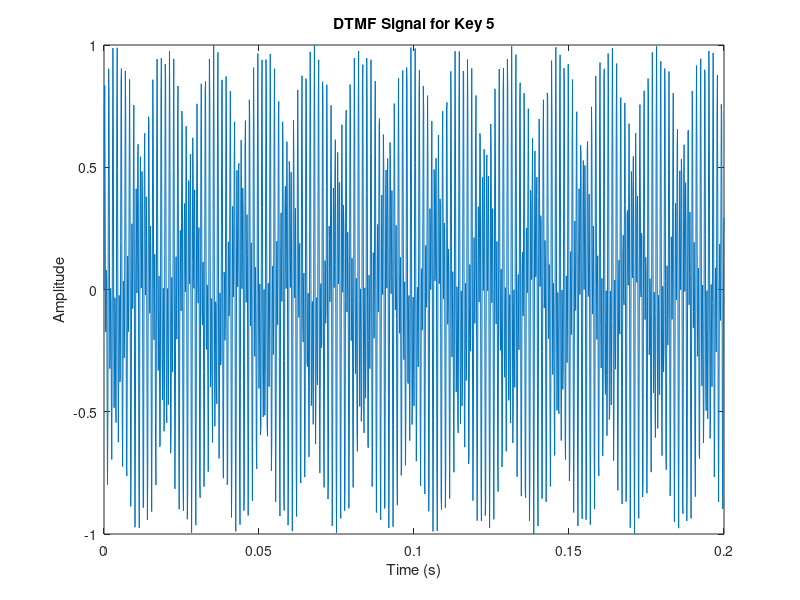

The MATLAB script that drew this image:
clc; 
clear all; 
close all; 

% Sampling frequency
fs = 8000;  % Standard DTMF sampling frequency

% Time vector (200 ms duration)
t = 0:1/fs:0.2;  

% Input for DTMF signal
x = input("Enter the input number (0-9, 11 for Start, 12 for Cancel): ");  

% Define row and column frequencies (Hz)
fr = [697, 770, 852, 941];      % Row frequencies
fc = [1209, 1336, 1477, 1633];  % Column frequencies

% Generate DTMF signals corresponding to different keys
signals = { 
    sin(2*pi*fr(1)*t) + sin(2*pi*fc(1)*t);  % 1
    sin(2*pi*fr(1)*t) + sin(2*pi*fc(2)*t);  % 2
    sin(2*pi*fr(1)*t) + sin(2*pi*fc(3)*t);  % 3
    sin(2*pi*fr(2)*t) + sin(2*pi*fc(1)*t);  % 4
    sin(2*pi*fr(2)*t) + sin(2*pi*fc(2)*t);  % 5
    sin(2*pi*fr(2)*t) + sin(2*pi*fc(3)*t);  % 6
    sin(2*pi*fr(3)*t) + sin(2*pi*fc(1)*t);  % 7
    sin(2*pi*fr(3)*t) + sin(2*pi*fc(2)*t);  % 8
    sin(2*pi*fr(3)*t) + sin(2*pi*fc(3)*t);  % 9
    sin(2*pi*fr(4)*t) + sin(2*pi*fc(2)*t);  % 0
    sin(2*pi*fr(4)*t) + sin(2*pi*fc(1)*t);  % Start (11)
    sin(2*pi*fr(4)*t) + sin(2*pi*fc(3)*t)   % Cancel (12)
}; 

% Validate input and plot the DTMF signal
if x >= 0 && x <= 12 
    signal = signals{x + 1};  % Access the correct signal from the cell array
    signal = signal / max(abs(signal));  % Normalize the signal
    figure;  % Create a new figure for plotting
    plot(t, signal);  % Plot the selected DTMF signal
    xlabel("Time (s)"); 
    ylabel("Amplitude"); 
    title(['DTMF Signal for Key ', num2str(x)]); 
else 
    disp("Invalid input. Please enter a number between 0-9, 11 for Start, or 12 for Cancel."); 
end
